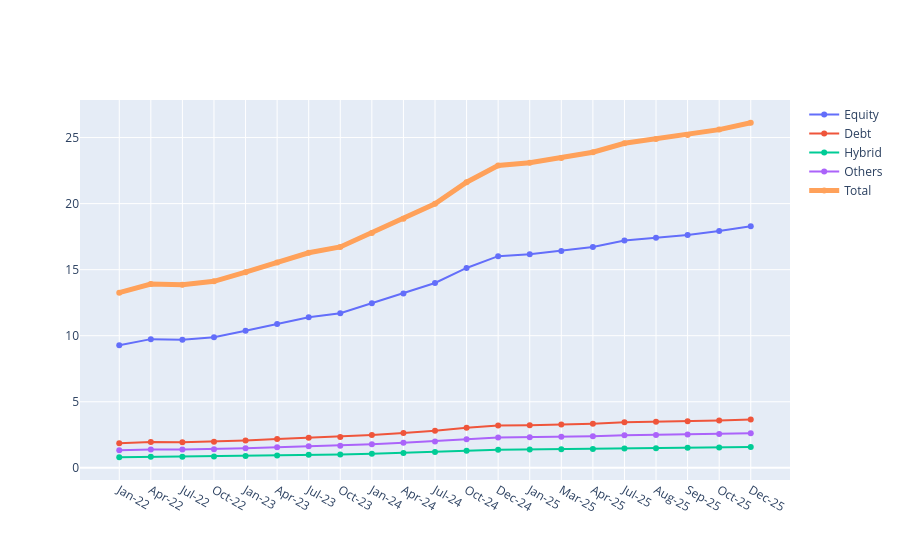

This figure's notebook cell:
### Code cell
import plotly.graph_objects as go

fig = go.Figure()

fig.add_trace(go.Scatter(
    x=folio_df["month_str"],
    y=folio_df["equity_folios_crore"],
    mode="lines+markers",
    name="Equity"
))

fig.add_trace(go.Scatter(
    x=folio_df["month_str"],
    y=folio_df["debt_folios_crore"],
    mode="lines+markers",
    name="Debt"
))

fig.add_trace(go.Scatter(
    x=folio_df["month_str"],
    y=folio_df["hybrid_folios_crore"],
    mode="lines+markers",
    name="Hybrid"
))

fig.add_trace(go.Scatter(
    x=folio_df["month_str"],
    y=folio_df["others_folios_crore"],
    mode="lines+markers",
    name="Others"
))

fig.add_trace(go.Scatter(
    x=folio_df["month_str"],
    y=folio_df["total_folios_crore"],
    mode="lines+markers",
    name="Total",
    line=dict(width=5)
))

### Figure 1 — Plotly figure (JSON) as saved in the notebook; plotly's stock layout.template omitted (floating-point values rounded to 4 significant figures)
{"data": [{"mode": "lines+markers", "name": "Equity", "type": "scatter", "x": ["Jan-22", "Apr-22", "Jul-22", "Oct-22", "Jan-23", "Apr-23", "Jul-23", "Oct-23", "Jan-24", "Apr-24", "Jul-24", "Oct-24", "Dec-24", "Jan-25", "Mar-25", "Apr-25", "Jul-25", "Aug-25", "Sep-25", "Oct-25", "Dec-25"], "y": [9.28, 9.74, 9.69, 9.88, 10.37, 10.88, 11.4, 11.7, 12.45, 13.2, 13.99, 15.13, 16.02, 16.17, 16.42, 16.72, 17.2, 17.42, 17.63, 17.92, 18.28]}, {"mode": "lines+markers", "name": "Debt", "type": "scatter", "x": ["Jan-22", "Apr-22", "Jul-22", "Oct-22", "Jan-23", "Apr-23", "Jul-23", "Oct-23", "Jan-24", "Apr-24", "Jul-24", "Oct-24", "Dec-24", "Jan-25", "Mar-25", "Apr-25", "Jul-25", "Aug-25", "Sep-25", "Oct-25", "Dec-25"], "y": [1.86, 1.95, 1.94, 1.98, 2.07, 2.18, 2.28, 2.34, 2.49, 2.64, 2.8, 3.03, 3.2, 3.23, 3.28, 3.34, 3.44, 3.48, 3.53, 3.58, 3.66]}, {"mode": "lines+markers", "name": "Hybrid", "type": "scatter", "x": ["Jan-22", "Apr-22", "Jul-22", "Oct-22", "Jan-23", "Apr-23", "Jul-23", "Oct-23", "Jan-24", "Apr-24", "Jul-24", "Oct-24", "Dec-24", "Jan-25", "Mar-25", "Apr-25", "Jul-25", "Aug-25", "Sep-25", "Oct-25", "Dec-25"], "y": [0.8, 0.83, 0.83, 0.85, 0.89, 0.93, 0.98, 1.0, 1.07, 1.13, 1.2, 1.3, 1.37, 1.39, 1.41, 1.43, 1.47, 1.49, 1.51, 1.54, 1.57]}, {"mode": "lines+markers", "name": "Others", "type": "scatter", "x": ["Jan-22", "Apr-22", "Jul-22", "Oct-22", "Jan-23", "Apr-23", "Jul-23", "Oct-23", "Jan-24", "Apr-24", "Jul-24", "Oct-24", "Dec-24", "Jan-25", "Mar-25", "Apr-25", "Jul-25", "Aug-25", "Sep-25", "Oct-25", "Dec-25"], "y": [1.33, 1.39, 1.38, 1.41, 1.48, 1.55, 1.63, 1.67, 1.78, 1.89, 2.0, 2.16, 2.29, 2.31, 2.35, 2.39, 2.46, 2.49, 2.52, 2.56, 2.61]}, {"line": {"width": 5}, "mode": "lines+markers", "name": "Total", "type": "scatter", "x": ["Jan-22", "Apr-22", "Jul-22", "Oct-22", "Jan-23", "Apr-23", "Jul-23", "Oct-23", "Jan-24", "Apr-24", "Jul-24", "Oct-24", "Dec-24", "Jan-25", "Mar-25", "Apr-25", "Jul-25", "Aug-25", "Sep-25", "Oct-25", "Dec-25"], "y": [13.26, 13.91, 13.85, 14.12, 14.81, 15.54, 16.28, 16.72, 17.78, 18.85, 19.98, 21.62, 22.89, 23.1, 23.45, 23.89, 24.57, 24.89, 25.19, 25.6, 26.12]}], "layout": {}}
